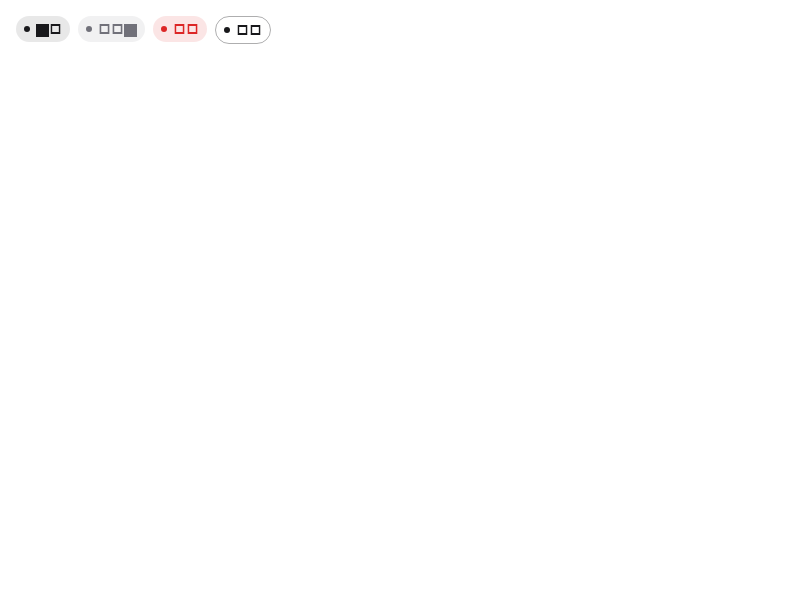
#> input picture test/design/goldens/app_chip_tones.png, 800 x 600 px
$ python prepare_app_icon.py ../../../test/design/goldens/app_chip_tones.png
#> lines starting #> are read from the running program, lines starting #| are printed output that depends on the picture
# 版权来源：DSHA（MIT）tools/prepare-app-icon.py —— 现代化重构，行为契约不变。
# 出处保留 MIT 许可与版权声明，汇总见仓库 THIRD_PARTY_NOTICES.md。
#!/usr/bin/env python3
"""将用户指定原图按比例缩小为 Android 图标；保留全图，不重新绘制或裁去文字。

现代化改动（行为契约不变）：仓库根可用环境变量 DSHA_SOURCE_ROOT 指向 DSHA 检出。
"""
from __future__ import annotations

from pathlib import Path
import argparse
import os
from PIL import Image, ImageOps

parser = argparse.ArgumentParser(description=__doc__)
parser.add_argument('source', type=Path)
args = parser.parse_args()
root = Path(os.environ.get('DSHA_SOURCE_ROOT', str(Path(__file__).resolve().parents[1])))
original = ImageOps.exif_transpose(Image.open(args.source)).convert('RGB')
side = max(original.size)
#> side = 800
square = Image.new('RGB', (side, side), 'black')
#> square: PIL image 800x800 RGB; every value is 0
square.paste(original, ((square.width - original.width) // 2, (square.height - original.height) // 2))
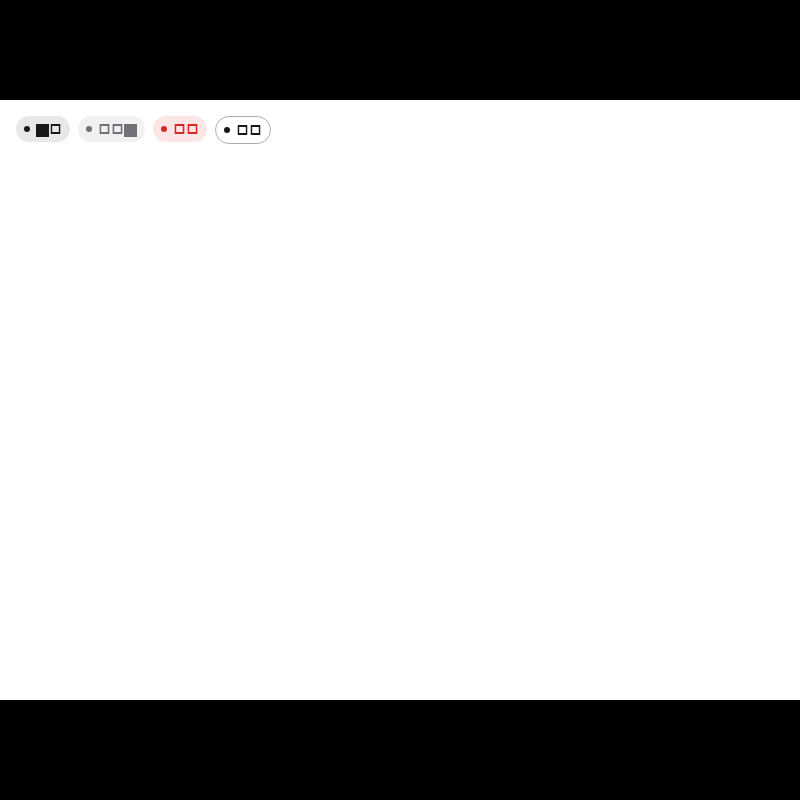
#> square: PIL image 800x800 RGB; mean R, G, B 190.9, 190.9, 190.9
resources = root / 'app/src/main/res'
brand = resources / 'drawable-nodpi/dsha_brand.png'
brand.parent.mkdir(parents=True, exist_ok=True)
square.resize((512, 512), Image.Resampling.LANCZOS).save(brand, optimize=True)
for density, size in [('mdpi', 48), ('hdpi', 72), ('xhdpi', 96), ('xxhdpi', 144), ('xxxhdpi', 192)]:
    for name in ('ic_launcher.png', 'ic_launcher_v137.png', 'ic_launcher_round_v137.png'):
        target = resources / f'mipmap-{density}/{name}'
        square.resize((size, size), Image.Resampling.LANCZOS).save(target, optimize=True)
#> this loop made 5 passes
#> pass 1, `square.resize((size, size), Image.Resampling.LANCZOS).save(target, opt..`:
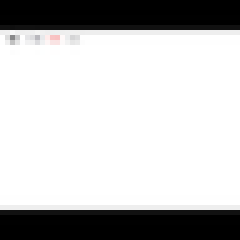
#> saved as ic_launcher.png: PIL image 48x48 RGB (shown 5 times larger); mean R, G, B 190.9, 190.9, 190.9
#> pass 2, `square.resize((size, size), Image.Resampling.LANCZOS).save(target, opt..`:
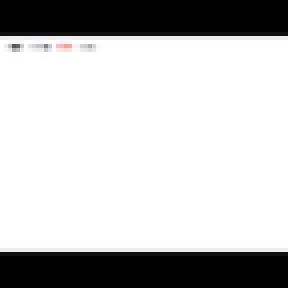
#> saved as ic_launcher.png: PIL image 72x72 RGB (shown 4 times larger); mean R, G, B 190.9, 190.9, 190.9
print('保留完整原图，生成 5 种密度图标、v137 缓存刷新资源和 512px 品牌图。')

$ run again, on test/design/goldens/page_features.png
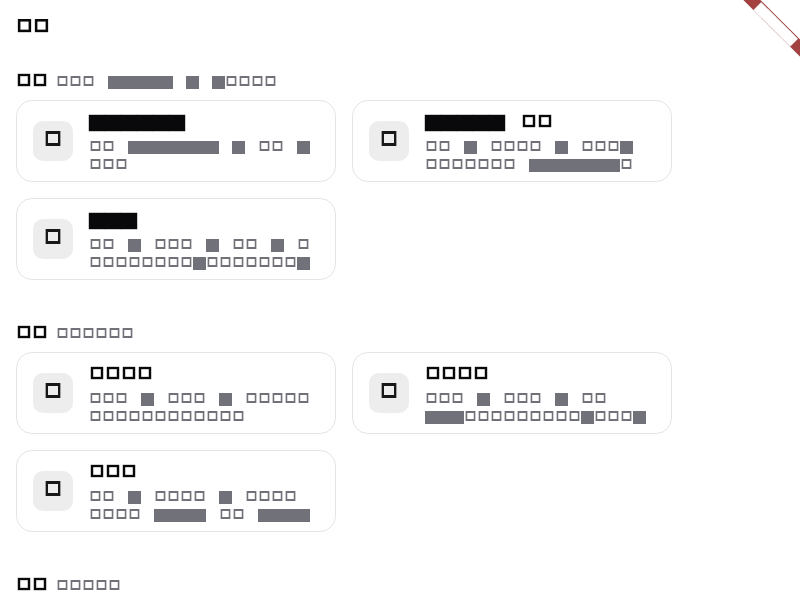
#> input picture test/design/goldens/page_features.png, 800 x 600 px
#> `square.resize((512, 512), Image.Resampling.LANCZOS).save(brand, optimi..`:
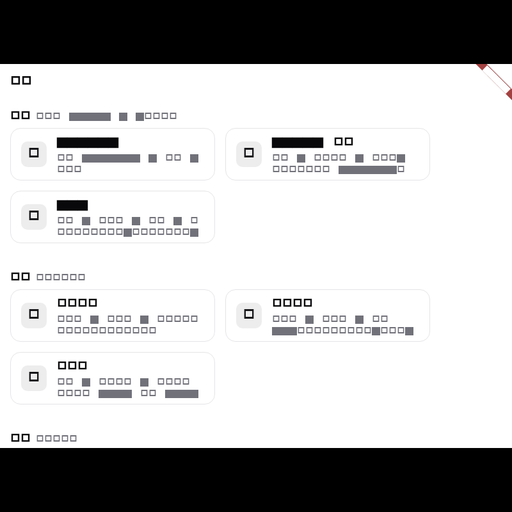
#> saved as dsha_brand.png: PIL image 512x512 RGB; mean R, G, B 184.6, 184.6, 184.8
#> the loop `for density, size in [('mdpi', 48), ('hdpi', 72), ('xhdpi', 96), ('xxh..` made 5 passes
#> pass 2, `square.resize((size, size), Image.Resampling.LANCZOS).save(target, opt..`:
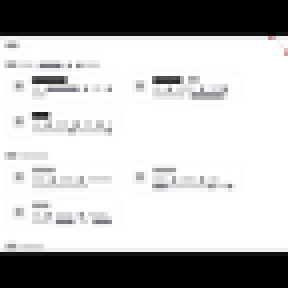
#> saved as ic_launcher.png: PIL image 72x72 RGB (shown 4 times larger); mean R, G, B 184.6, 184.5, 184.8

$ run again, on test/design/goldens/page_linux_base.png
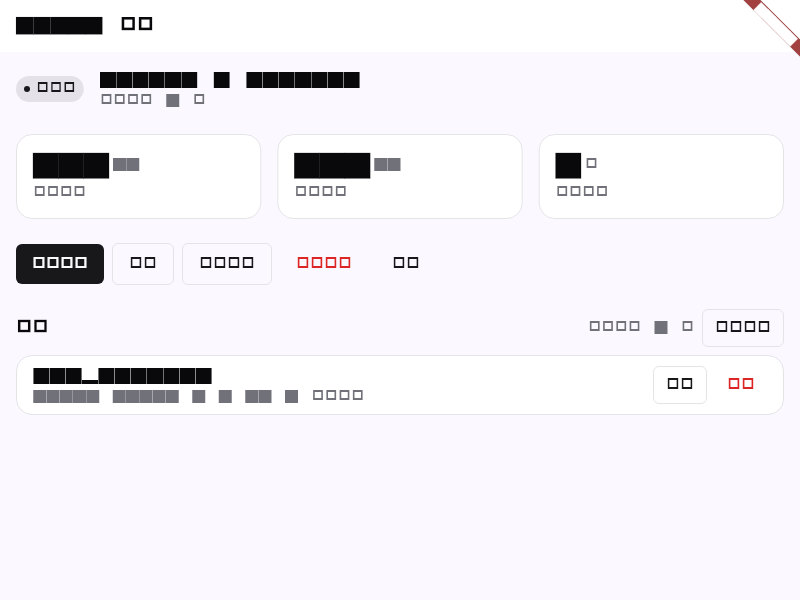
#> input picture test/design/goldens/page_linux_base.png, 800 x 600 px
#> `square.resize((512, 512), Image.Resampling.LANCZOS).save(brand, optimi..`:
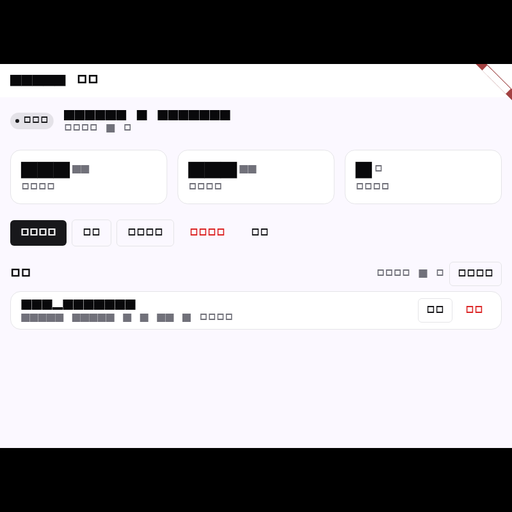
#> saved as dsha_brand.png: PIL image 512x512 RGB; mean R, G, B 181.3, 179.7, 183.3
#> the loop `for density, size in [('mdpi', 48), ('hdpi', 72), ('xhdpi', 96), ('xxh..` made 5 passes
#> pass 2, `square.resize((size, size), Image.Resampling.LANCZOS).save(target, opt..`:
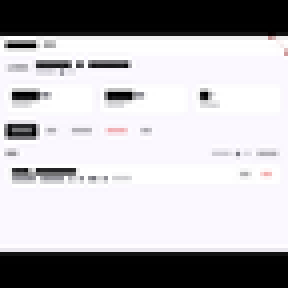
#> saved as ic_launcher.png: PIL image 72x72 RGB (shown 4 times larger); mean R, G, B 181.3, 179.7, 183.2
